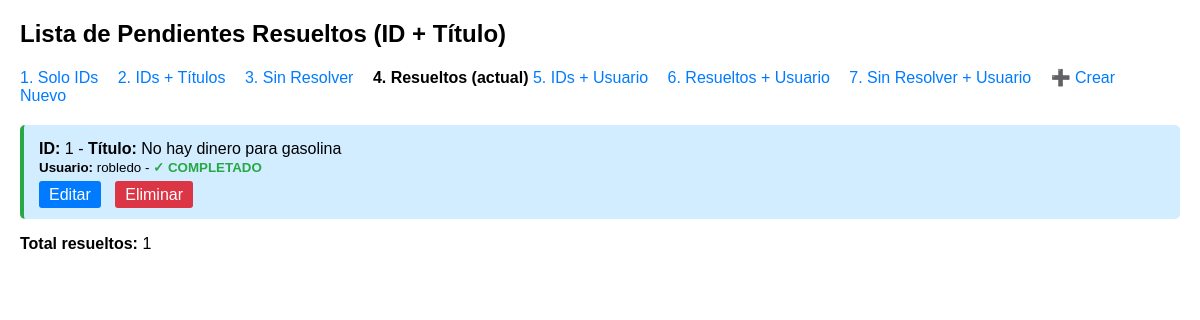
The page /todos/list/resolved/ on the database its author committed.
### todo_app/models.py (models this page shows, shortened)
class Todo(models.Model):
    title = models.CharField(max_length=255)
    resolved = models.BooleanField(default=False)
    user = models.ForeignKey(User, on_delete=models.CASCADE)

### todo_app/views.py (the view)
# urls.py: path('list/resolved/', views.list_resolved, name='list_resolved'),
def list_resolved(request):
    todos = Todo.objects.filter(resolved=True)
    return render(request, 'todo_app/list_resolved.html', {'todos': todos})

### todo_app/templates/todo_app/list_resolved.html (shortened to what this page needs)
<!DOCTYPE html>
<html>
<head>
</head>
<body>
    <h2>Lista de Pendientes Resueltos (ID + Título)</h2>
    <div class="nav-links">
        <a href="{% url 'list_ids' %}">1. Solo IDs</a>
        <a href="{% url 'list_id_titles' %}">2. IDs + Títulos</a>
        <a href="{% url 'list_unresolved' %}">3. Sin Resolver</a>
        <strong>4. Resueltos (actual)</strong>
        <a href="{% url 'list_id_user' %}">5. IDs + Usuario</a>
        <a href="{% url 'list_resolved_user' %}">6. Resueltos + Usuario</a>
        <a href="{% url 'list_unresolved_user' %}">7. Sin Resolver + Usuario</a>
        <a href="{% url 'create_todo' %}">➕ Crear Nuevo</a>
    </div>
    <ul>
        {% for todo in todos %}
            <li>
                <strong>ID:</strong> {{ todo.id }} - <strong>Título:</strong> {{ todo.title }}
                <br><small><strong>Usuario:</strong> {{ todo.user.username }} - <span class="completed">✓ COMPLETADO</span></small>
                <div class="actions">
                    <a href="{% url 'update_todo' todo.id %}" class="edit-btn">Editar</a>
                    <a href="{% url 'delete_todo' todo.id %}" class="delete-btn" onclick="return confirm('¿Estás seguro?')">Eliminar</a>
                </div>
            </li>
        {% empty %}
            <li>No hay pendientes resueltos.</li>
        {% endfor %}
    </ul>
    <p><strong>Total resueltos:</strong> {{ todos|length }}</p>
</body>
</html>

### todo_app/templates/todo_app/list_resolved.html (style rules this page uses)
body { font-family: Arial, sans-serif; margin: 20px; }
.nav-links { margin: 20px 0; }
.nav-links a { margin-right: 15px; text-decoration: none; color: #007bff; }
ul { list-style-type: none; padding: 0; }
li { background: #d1edff; margin: 5px 0; padding: 15px; border-radius: 5px; border-left: 4px solid #28a745; }
.actions { margin-top: 10px; }
.actions a { margin-right: 10px; padding: 5px 10px; text-decoration: none; border-radius: 3px; }
.edit-btn { background: #007bff; color: white; }
.delete-btn { background: #dc3545; color: white; }
.completed { color: #28a745; font-weight: bold; }

### rows shown on the page
Todo: id "1", title "No hay dinero para gasolina", user.username "robledo"

### other values the page prints
{{ todos|length }} "1"
